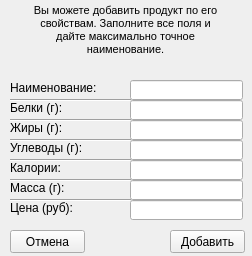
<?xml version="1.0" encoding="UTF-8"?>
<ui version="4.0">
 <class>productAdder</class>
 <widget class="QWidget" name="productAdder">
  <property name="geometry">
   <rect>
    <x>0</x>
    <y>0</y>
    <width>252</width>
    <height>256</height>
   </rect>
  </property>
  <property name="windowTitle">
   <string>Добавить</string>
  </property>
  <widget class="QLabel" name="label">
   <property name="geometry">
    <rect>
     <x>10</x>
     <y>-20</y>
     <width>231</width>
     <height>101</height>
    </rect>
   </property>
   <property name="text">
    <string>&lt;!DOCTYPE HTML PUBLIC &quot;-//W3C//DTD HTML 4.0//EN&quot; &quot;http://www.w3.org/TR/REC-html40/strict.dtd&quot;&gt;
&lt;html&gt;&lt;head&gt;&lt;meta name=&quot;qrichtext&quot; content=&quot;1&quot; /&gt;&lt;style type=&quot;text/css&quot;&gt;
p, li { white-space: pre-wrap; }
&lt;/style&gt;&lt;/head&gt;&lt;body style=&quot; font-family:'MS Shell Dlg 2'; font-size:8pt; font-weight:400; font-style:normal;&quot;&gt;
&lt;p align=&quot;center&quot; style=&quot; margin-top:12px; margin-bottom:12px; margin-left:0px; margin-right:0px; -qt-block-indent:0; text-indent:0px;&quot;&gt;Вы можете добавить продукт по его &lt;br /&gt;свойствам. Заполните все поля и &lt;br /&gt;дайте максимально точное &lt;br /&gt;наименование.&lt;/p&gt;&lt;/body&gt;&lt;/html&gt;</string>
   </property>
  </widget>
  <widget class="QLabel" name="label_2">
   <property name="geometry">
    <rect>
     <x>10</x>
     <y>80</y>
     <width>90</width>
     <height>16</height>
    </rect>
   </property>
   <property name="text">
    <string>Наименование:</string>
   </property>
  </widget>
  <widget class="QLabel" name="proteinLine">
   <property name="geometry">
    <rect>
     <x>10</x>
     <y>100</y>
     <width>90</width>
     <height>16</height>
    </rect>
   </property>
   <property name="text">
    <string>Белки (г):</string>
   </property>
  </widget>
  <widget class="QLabel" name="fatsLine">
   <property name="geometry">
    <rect>
     <x>10</x>
     <y>120</y>
     <width>90</width>
     <height>16</height>
    </rect>
   </property>
   <property name="text">
    <string>Жиры (г):</string>
   </property>
  </widget>
  <widget class="QLabel" name="carbonLine">
   <property name="geometry">
    <rect>
     <x>10</x>
     <y>140</y>
     <width>90</width>
     <height>16</height>
    </rect>
   </property>
   <property name="text">
    <string>Углеводы (г):</string>
   </property>
  </widget>
  <widget class="QLabel" name="caloriesLine">
   <property name="geometry">
    <rect>
     <x>10</x>
     <y>160</y>
     <width>90</width>
     <height>16</height>
    </rect>
   </property>
   <property name="text">
    <string>Калории:</string>
   </property>
  </widget>
  <widget class="QLabel" name="massLine">
   <property name="geometry">
    <rect>
     <x>10</x>
     <y>180</y>
     <width>90</width>
     <height>16</height>
    </rect>
   </property>
   <property name="text">
    <string>Масса (г):</string>
   </property>
  </widget>
  <widget class="QLabel" name="priceLine">
   <property name="geometry">
    <rect>
     <x>10</x>
     <y>200</y>
     <width>90</width>
     <height>16</height>
    </rect>
   </property>
   <property name="text">
    <string>Цена (руб):</string>
   </property>
  </widget>
  <widget class="QLineEdit" name="nameAdder">
   <property name="geometry">
    <rect>
     <x>130</x>
     <y>80</y>
     <width>113</width>
     <height>20</height>
    </rect>
   </property>
  </widget>
  <widget class="QLineEdit" name="proteinAdder">
   <property name="geometry">
    <rect>
     <x>130</x>
     <y>100</y>
     <width>113</width>
     <height>20</height>
    </rect>
   </property>
  </widget>
  <widget class="QLineEdit" name="fatsAdder">
   <property name="geometry">
    <rect>
     <x>130</x>
     <y>120</y>
     <width>113</width>
     <height>20</height>
    </rect>
   </property>
  </widget>
  <widget class="QLineEdit" name="carbohydratesAdder">
   <property name="geometry">
    <rect>
     <x>130</x>
     <y>140</y>
     <width>113</width>
     <height>20</height>
    </rect>
   </property>
  </widget>
  <widget class="QLineEdit" name="caloriesAdder">
   <property name="geometry">
    <rect>
     <x>130</x>
     <y>160</y>
     <width>113</width>
     <height>20</height>
    </rect>
   </property>
  </widget>
  <widget class="QLineEdit" name="massAdder">
   <property name="geometry">
    <rect>
     <x>130</x>
     <y>180</y>
     <width>113</width>
     <height>20</height>
    </rect>
   </property>
  </widget>
  <widget class="QLineEdit" name="priceAdder">
   <property name="geometry">
    <rect>
     <x>130</x>
     <y>200</y>
     <width>113</width>
     <height>20</height>
    </rect>
   </property>
  </widget>
  <widget class="Line" name="line">
   <property name="geometry">
    <rect>
     <x>10</x>
     <y>92</y>
     <width>121</width>
     <height>16</height>
    </rect>
   </property>
   <property name="orientation">
    <enum>Qt::Horizontal</enum>
   </property>
  </widget>
  <widget class="Line" name="line_2">
   <property name="geometry">
    <rect>
     <x>10</x>
     <y>112</y>
     <width>121</width>
     <height>16</height>
    </rect>
   </property>
   <property name="orientation">
    <enum>Qt::Horizontal</enum>
   </property>
  </widget>
  <widget class="Line" name="line_3">
   <property name="geometry">
    <rect>
     <x>10</x>
     <y>132</y>
     <width>121</width>
     <height>16</height>
    </rect>
   </property>
   <property name="orientation">
    <enum>Qt::Horizontal</enum>
   </property>
  </widget>
  <widget class="Line" name="line_4">
   <property name="geometry">
    <rect>
     <x>10</x>
     <y>152</y>
     <width>121</width>
     <height>16</height>
    </rect>
   </property>
   <property name="orientation">
    <enum>Qt::Horizontal</enum>
   </property>
  </widget>
  <widget class="Line" name="line_5">
   <property name="geometry">
    <rect>
     <x>10</x>
     <y>172</y>
     <width>121</width>
     <height>16</height>
    </rect>
   </property>
   <property name="orientation">
    <enum>Qt::Horizontal</enum>
   </property>
  </widget>
  <widget class="Line" name="line_6">
   <property name="geometry">
    <rect>
     <x>10</x>
     <y>192</y>
     <width>121</width>
     <height>16</height>
    </rect>
   </property>
   <property name="orientation">
    <enum>Qt::Horizontal</enum>
   </property>
  </widget>
  <widget class="QPushButton" name="addConfirmButton">
   <property name="geometry">
    <rect>
     <x>170</x>
     <y>230</y>
     <width>75</width>
     <height>23</height>
    </rect>
   </property>
   <property name="text">
    <string>Добавить</string>
   </property>
  </widget>
  <widget class="QPushButton" name="cancelAdderButton">
   <property name="geometry">
    <rect>
     <x>10</x>
     <y>230</y>
     <width>75</width>
     <height>23</height>
    </rect>
   </property>
   <property name="text">
    <string>Отмена</string>
   </property>
  </widget>
  <widget class="QLabel" name="adderStatusText">
   <property name="geometry">
    <rect>
     <x>10</x>
     <y>60</y>
     <width>231</width>
     <height>20</height>
    </rect>
   </property>
   <property name="text">
    <string/>
   </property>
   <property name="alignment">
    <set>Qt::AlignCenter</set>
   </property>
  </widget>
 </widget>
 <resources/>
 <connections/>
</ui>
